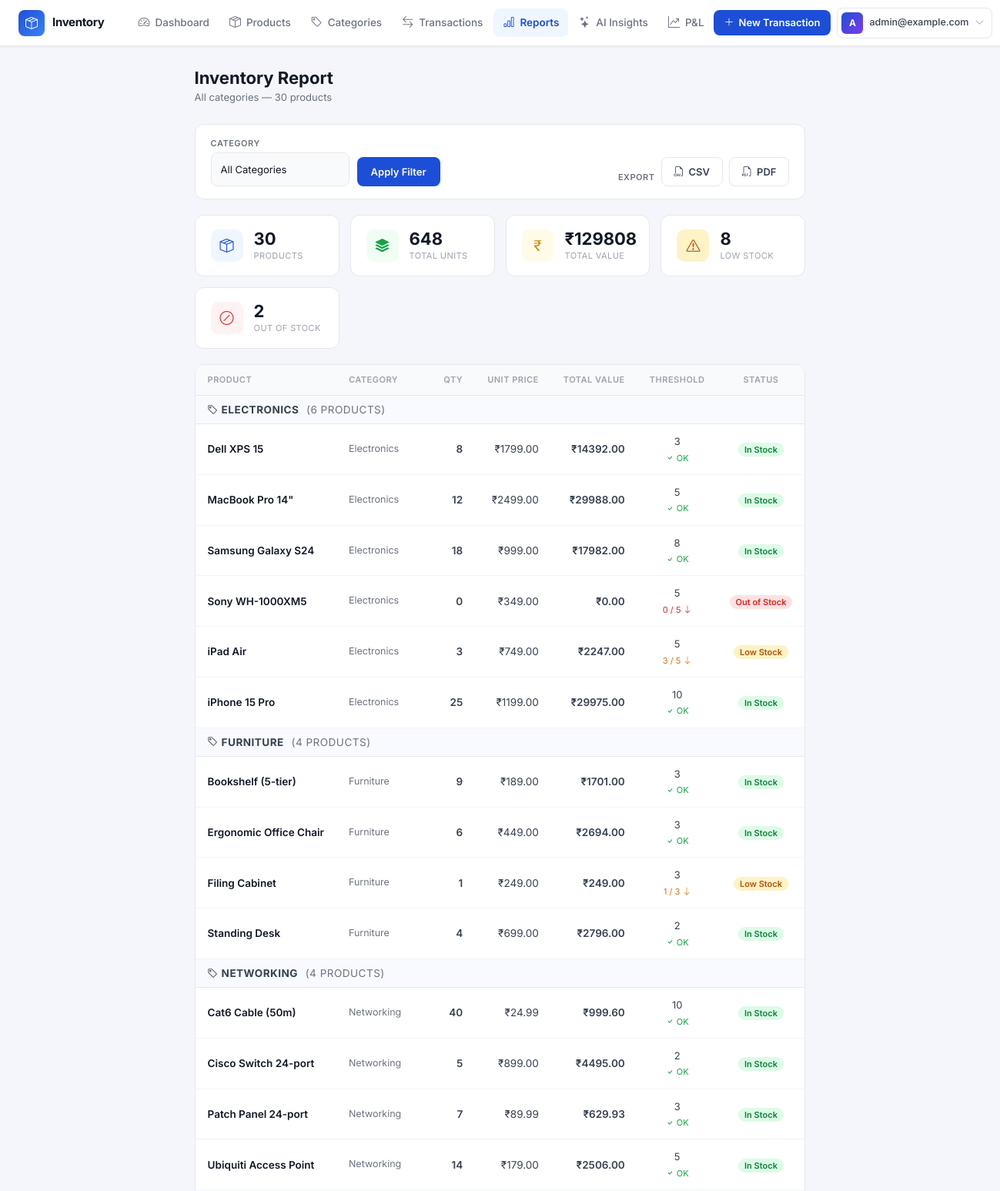
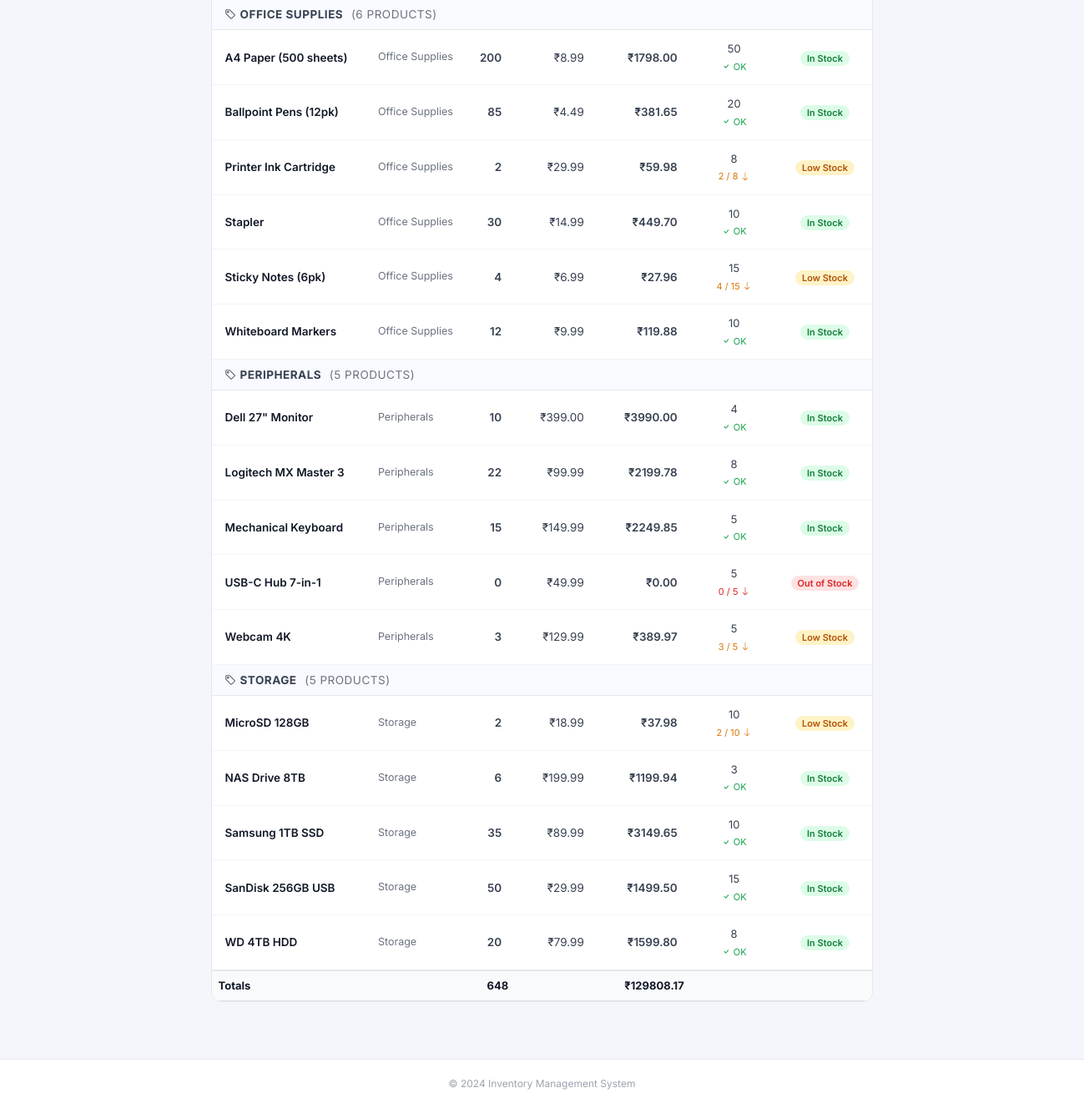
Page /reports/ (signed in) on the earlier database version (2 pictures, top to bottom).
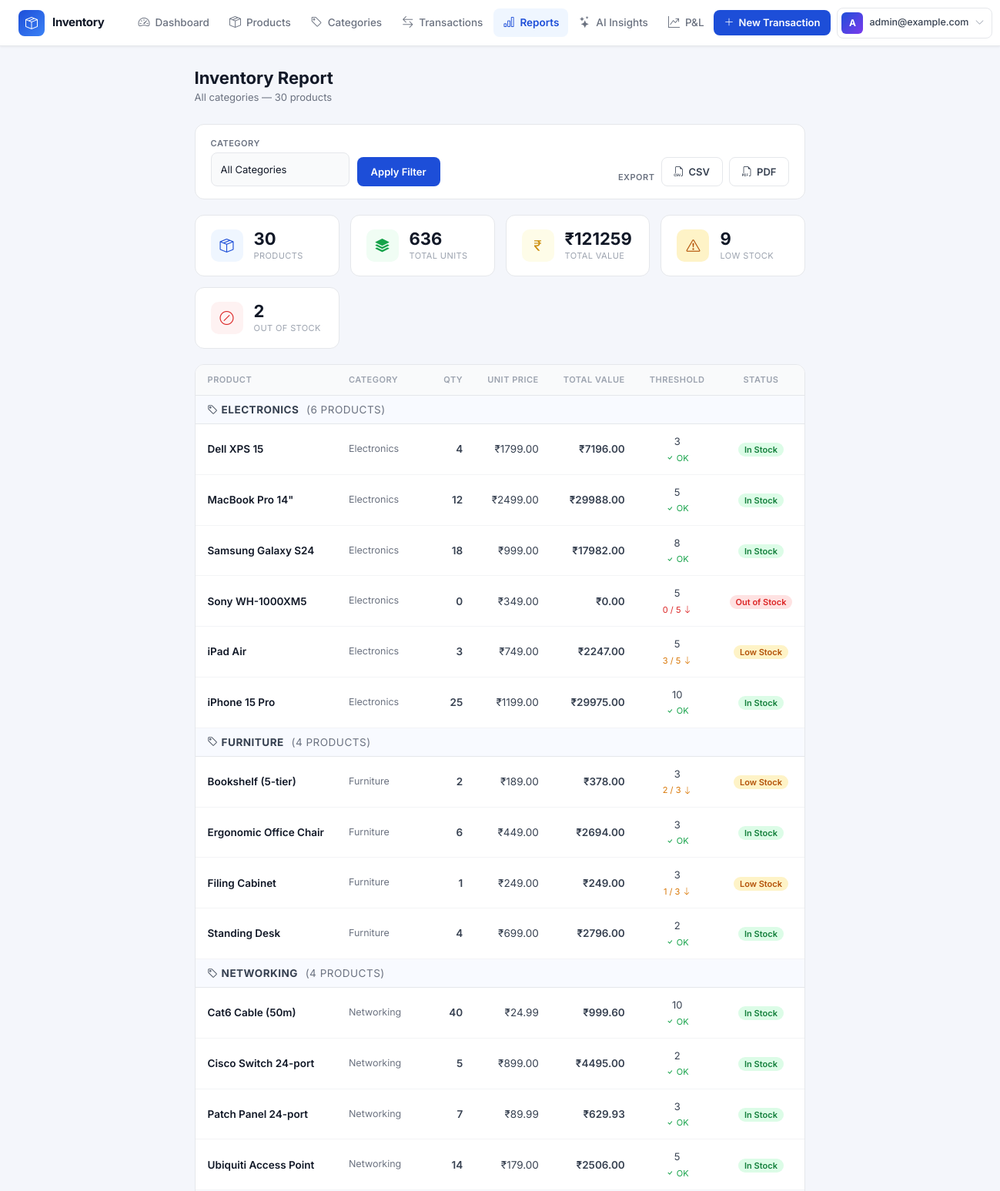
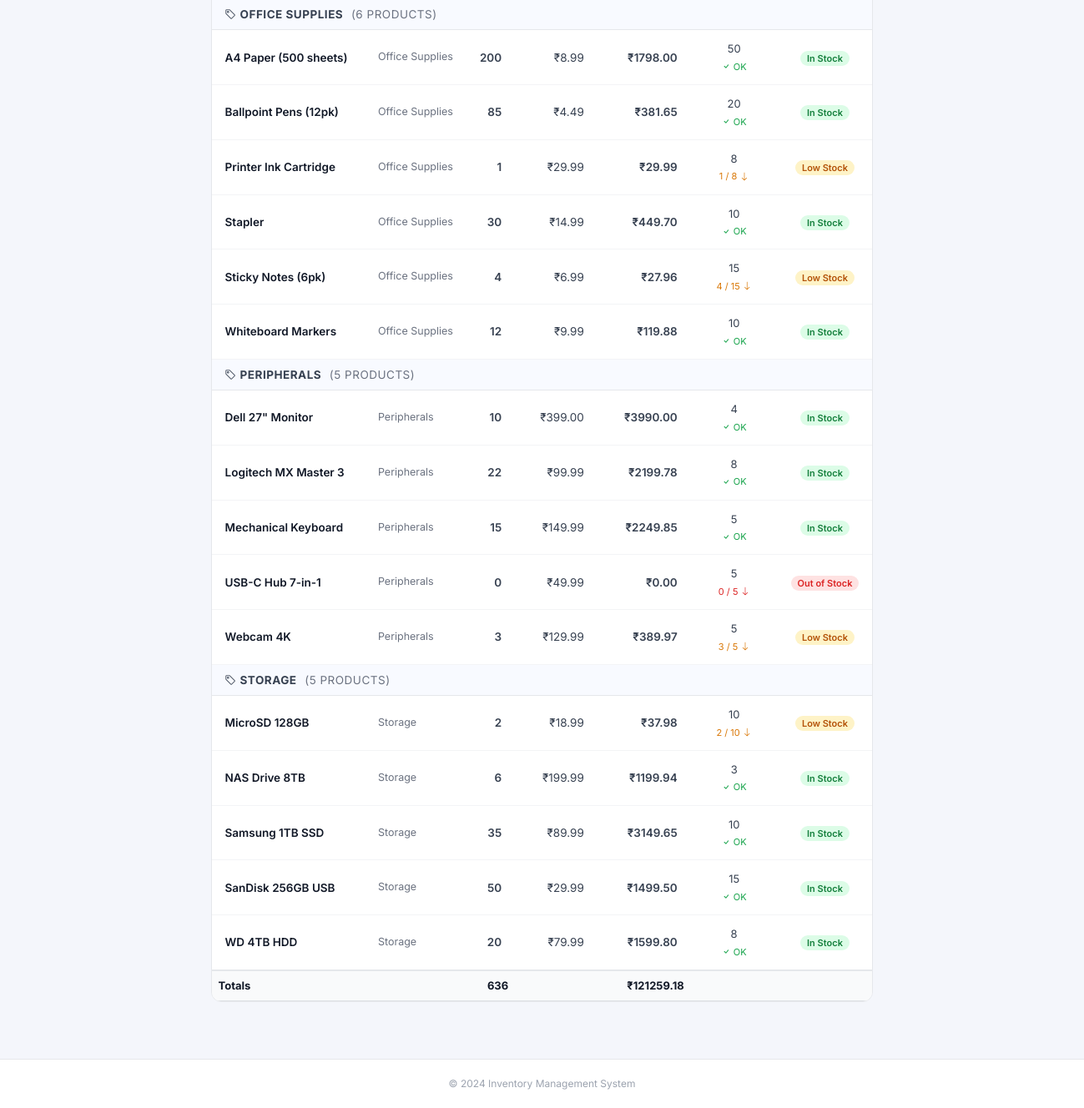
Same page on the later database version (2 pictures, top to bottom).
### inventory/models.py (models this page shows, shortened)
class Product(models.Model):
    user = models.ForeignKey(
        settings.AUTH_USER_MODEL,
        on_delete=models.CASCADE,
        related_name='products',
        null=True,   # null during migration for existing rows
        blank=True,
    )
    name = models.CharField(max_length=200, db_index=True)
    quantity = models.IntegerField(
        validators=[MinValueValidator(0)],
        help_text="Current stock quantity"
    )
    price = models.DecimalField(
        max_digits=10,
        decimal_places=2,
        validators=[MinValueValidator(Decimal('0.01'))]
    )
    category = models.ForeignKey(
        Category,
        on_delete=models.PROTECT,
        related_name='products'
    )
    alert_threshold = models.IntegerField(
        validators=[MinValueValidator(0)],
        help_text="Minimum quantity before alert"
    )
    created_at = models.DateTimeField(auto_now_add=True)
    updated_at = models.DateTimeField(auto_now=True)
    class Meta:
        db_table = 'products'
        indexes = [
            models.Index(fields=['name']),
            models.Index(fields=['category']),
            models.Index(fields=['quantity']),
        ]
    @property
    def total_value(self) -> Decimal:
        return self.quantity * self.price
    @property
    def is_low_stock(self) -> bool:
        return self.quantity < self.alert_threshold
    @property
    def stock_status(self) -> str:
        if self.quantity == 0:
            return 'out-of-stock'
        elif self.is_low_stock:
            return 'low-stock'
        return 'in-stock'

class Category(models.Model):
    user = models.ForeignKey(
        settings.AUTH_USER_MODEL,
        on_delete=models.CASCADE,
        related_name='categories',
        null=True,   # null during migration for existing rows
        blank=True,
    )
    name = models.CharField(max_length=100, db_index=True)
    description = models.TextField(blank=True)
    class Meta:
        db_table = 'categories'
        verbose_name_plural = 'categories'
        unique_together = [('user', 'name')]

### inventory/views.py (the view)
# urls.py: path('reports/', views.reports, name='reports'),
@login_required
def reports(request):
    from django.db.models import Sum, Count, F, Q
    from .models import LowStockAlert
    user = request.user
    category_filter = request.GET.get('category', '').strip()
    products = Product.objects.filter(user=user).select_related('category').annotate(
        report_total_value=F('quantity') * F('price')
    )
    if category_filter:
        products = products.filter(category__name=category_filter)
    products = products.order_by('category__name', 'name')
    summary = products.aggregate(
        total_products=Count('id'),
        total_units=Sum('quantity'),
        total_value=Sum(F('quantity') * F('price')),
    )
    low_stock_count = products.filter(quantity__lt=F('alert_threshold')).count()
    out_of_stock_count = products.filter(quantity=0).count()
    categories = Category.objects.filter(user=user).order_by('name')
    context = {
        'products': products,
        'categories': categories,
        'category_filter': category_filter,
        'summary': summary,
        'low_stock_count': low_stock_count,
        'out_of_stock_count': out_of_stock_count,
    }
    return render(request, 'inventory/reports.html', context)

### templates/inventory/reports.html (shortened to what the changed rows need)
{% extends 'base.html' %}
{% block content %}
<div class="page-header">
  <div>
    <h1>Inventory Report</h1>
  </div>
</div>
<div class="summary-grid">
  <div class="summary-card">
    <div>
      <div class="summary-val">{{ summary.total_units|default:0 }}</div>
      <div class="summary-lbl">Total Units</div>
    </div>
  </div>
  <div class="summary-card">
    <div>
      <div class="summary-val">₹{{ summary.total_value|default:0|floatformat:0 }}</div>
      <div class="summary-lbl">Total Value</div>
    </div>
  </div>
  <div class="summary-card">
    <div>
      <div class="summary-val">{{ low_stock_count }}</div>
      <div class="summary-lbl">Low Stock</div>
    </div>
  </div>
</div>
{% if products %}
<div class="table-card">
  <div class="table-responsive">
    <table class="table">
      <thead>
        <tr>
          <th>Product</th>
          <th>Category</th>
          <th style="text-align:right;">Qty</th>
          <th style="text-align:right;">Unit Price</th>
          <th style="text-align:right;">Total Value</th>
          <th style="text-align:center;">Threshold</th>
          <th style="text-align:center;">Status</th>
        </tr>
      </thead>
      <tbody>
        {% regroup products by category.name as cat_groups %}
        {% for group in cat_groups %}
        {% if not category_filter %}
        <tr class="cat-group-row">
          <td colspan="7">
            <i class="bi bi-tag me-1"></i>{{ group.grouper }}
            <span style="font-weight:400;color:#6b7280;margin-left:6px;">({{ group.list|length }} product{{ group.list|length|pluralize }})</span>
          </td>
        </tr>
        {% endif %}
        {% for p in group.list %}
        <tr>
          <td><span class="product-name">{{ p.name }}</span></td>
          <td style="color:#6b7280;font-size:12.5px;">{{ p.category.name }}</td>
          <td style="text-align:right;font-weight:600;">{{ p.quantity }}</td>
          <td style="text-align:right;">₹{{ p.price }}</td>
          <td style="text-align:right;font-weight:600;">₹{{ p.total_value|floatformat:2 }}</td>
          <td style="text-align:center;">
            <span style="font-size:13px;color:#374151;">{{ p.alert_threshold }}</span>
            {% if p.quantity < p.alert_threshold %}
              <br><span class="{% if p.quantity == 0 %}threshold-out{% else %}threshold-low{% endif %}" style="font-size:11px;">
                {{ p.quantity|add:0 }} / {{ p.alert_threshold }}
                <i class="bi bi-arrow-down"></i>
              </span>
            {% else %}
              <br><span class="threshold-ok" style="font-size:11px;"><i class="bi bi-check"></i> OK</span>
            {% endif %}
          </td>
          <td style="text-align:center;">
            {% if p.stock_status == 'in-stock' %}
              <span class="badge-in">In Stock</span>
            {% elif p.stock_status == 'low-stock' %}
              <span class="badge-low">Low Stock</span>
            {% else %}
              <span class="badge-out">Out of Stock</span>
            {% endif %}
          </td>
        </tr>
        {% endfor %}
        {% endfor %}
      </tbody>
      <tfoot>
        <tr class="totals-row">
          <td colspan="2">Totals</td>
          <td style="text-align:right;">{{ summary.total_units|default:0 }}</td>
          <td></td>
          <td style="text-align:right;">₹{{ summary.total_value|default:0|floatformat:2 }}</td>
          <td colspan="2"></td>
        </tr>
      </tfoot>
    </table>
  </div>
</div>
{% endif %}
{% endblock %}

Differences in the rows shown:
changed Product "Dell XPS 15": quantity "8" → "4"; total_value "14392.00" → "7196.00"
changed Product "Bookshelf (5-tier)": quantity "9" → "2"; total_value "1701.00" → "378.00"
changed Product "Printer Ink Cartridge": quantity "2" → "1"; total_value "59.98" → "29.99"; quantity|add "2" → "1"
Other differences:
{{ summary.total_units|default:0 }}: "648" → "636"
{{ summary.total_value|default:0|floatformat:0 }}: "129808" → "121259"
{{ low_stock_count }}: "8" → "9"
{{ summary.total_value|default:0|floatformat:2 }}: "129808.17" → "121259.18"
list line gone: "OK In Stock"
new list line: "2 / 3 Low Stock"
